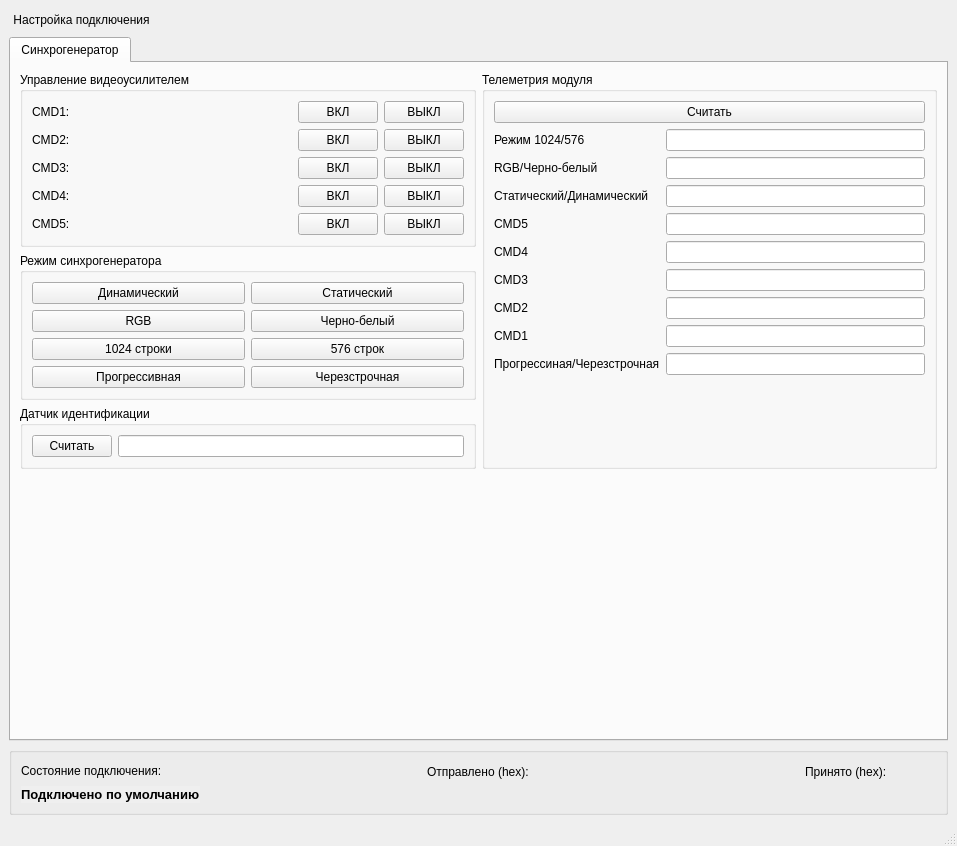
<?xml version="1.0" encoding="UTF-8"?>
<ui version="4.0">
 <class>MainWindow</class>
 <widget class="QMainWindow" name="MainWindow">
  <property name="geometry">
   <rect>
    <x>0</x>
    <y>0</y>
    <width>957</width>
    <height>846</height>
   </rect>
  </property>
  <property name="windowTitle">
   <string>MainWindow</string>
  </property>
  <widget class="QWidget" name="centralwidget">
   <layout class="QGridLayout" name="gridLayout_3">
    <item row="0" column="0">
     <layout class="QVBoxLayout" name="verticalLayout_4">
      <item>
       <layout class="QHBoxLayout" name="horizontalLayout">
        <item>
         <widget class="QPushButton" name="UdpSetting">
          <property name="text">
           <string>Настройка подключения</string>
          </property>
          <property name="flat">
           <bool>true</bool>
          </property>
         </widget>
        </item>
        <item>
         <spacer name="horizontalSpacer">
          <property name="orientation">
           <enum>Qt::Horizontal</enum>
          </property>
          <property name="sizeHint" stdset="0">
           <size>
            <width>658</width>
            <height>20</height>
           </size>
          </property>
         </spacer>
        </item>
       </layout>
      </item>
      <item>
       <widget class="QTabWidget" name="tabWidget">
        <property name="enabled">
         <bool>true</bool>
        </property>
        <property name="currentIndex">
         <number>0</number>
        </property>
        <property name="usesScrollButtons">
         <bool>true</bool>
        </property>
        <property name="documentMode">
         <bool>false</bool>
        </property>
        <property name="tabsClosable">
         <bool>false</bool>
        </property>
        <property name="tabBarAutoHide">
         <bool>false</bool>
        </property>
        <widget class="QWidget" name="tab">
         <attribute name="title">
          <string>Синхрогенератор</string>
         </attribute>
         <layout class="QGridLayout" name="gridLayout_10">
          <item row="1" column="0">
           <spacer name="verticalSpacer">
            <property name="orientation">
             <enum>Qt::Vertical</enum>
            </property>
            <property name="sizeHint" stdset="0">
             <size>
              <width>20</width>
              <height>40</height>
             </size>
            </property>
           </spacer>
          </item>
          <item row="0" column="0">
           <layout class="QGridLayout" name="gridLayout_9">
            <item row="0" column="0">
             <widget class="QGroupBox" name="groupBox_2">
              <property name="title">
               <string>Управление видеоусилителем</string>
              </property>
              <layout class="QGridLayout" name="gridLayout_4">
               <item row="0" column="0">
                <layout class="QVBoxLayout" name="verticalLayout_5">
                 <item>
                  <layout class="QHBoxLayout" name="horizontalLayout_8">
                   <item>
                    <widget class="QLabel" name="label_4">
                     <property name="text">
                      <string>CMD1:</string>
                     </property>
                    </widget>
                   </item>
                   <item>
                    <spacer name="horizontalSpacer_8">
                     <property name="orientation">
                      <enum>Qt::Horizontal</enum>
                     </property>
                     <property name="sizeHint" stdset="0">
                      <size>
                       <width>40</width>
                       <height>20</height>
                      </size>
                     </property>
                    </spacer>
                   </item>
                   <item>
                    <widget class="QPushButton" name="cmd1_on">
                     <property name="text">
                      <string>ВКЛ</string>
                     </property>
                    </widget>
                   </item>
                   <item>
                    <widget class="QPushButton" name="cmd1_off">
                     <property name="text">
                      <string>ВЫКЛ</string>
                     </property>
                    </widget>
                   </item>
                  </layout>
                 </item>
                 <item>
                  <layout class="QHBoxLayout" name="horizontalLayout_7">
                   <item>
                    <widget class="QLabel" name="label_5">
                     <property name="text">
                      <string>CMD2:</string>
                     </property>
                    </widget>
                   </item>
                   <item>
                    <spacer name="horizontalSpacer_10">
                     <property name="orientation">
                      <enum>Qt::Horizontal</enum>
                     </property>
                     <property name="sizeHint" stdset="0">
                      <size>
                       <width>40</width>
                       <height>20</height>
                      </size>
                     </property>
                    </spacer>
                   </item>
                   <item>
                    <widget class="QPushButton" name="cmd2_on">
                     <property name="text">
                      <string>ВКЛ</string>
                     </property>
                    </widget>
                   </item>
                   <item>
                    <widget class="QPushButton" name="cmd2_off">
                     <property name="text">
                      <string>ВЫКЛ</string>
                     </property>
                    </widget>
                   </item>
                  </layout>
                 </item>
                 <item>
                  <layout class="QHBoxLayout" name="horizontalLayout_6">
                   <item>
                    <widget class="QLabel" name="label_6">
                     <property name="text">
                      <string>CMD3:</string>
                     </property>
                    </widget>
                   </item>
                   <item>
                    <spacer name="horizontalSpacer_9">
                     <property name="orientation">
                      <enum>Qt::Horizontal</enum>
                     </property>
                     <property name="sizeHint" stdset="0">
                      <size>
                       <width>40</width>
                       <height>20</height>
                      </size>
                     </property>
                    </spacer>
                   </item>
                   <item>
                    <widget class="QPushButton" name="cmd3_on">
                     <property name="text">
                      <string>ВКЛ</string>
                     </property>
                    </widget>
                   </item>
                   <item>
                    <widget class="QPushButton" name="cmd3_off">
                     <property name="text">
                      <string>ВЫКЛ</string>
                     </property>
                    </widget>
                   </item>
                  </layout>
                 </item>
                 <item>
                  <layout class="QHBoxLayout" name="horizontalLayout_5">
                   <item>
                    <widget class="QLabel" name="label_7">
                     <property name="text">
                      <string>CMD4:</string>
                     </property>
                    </widget>
                   </item>
                   <item>
                    <spacer name="horizontalSpacer_11">
                     <property name="orientation">
                      <enum>Qt::Horizontal</enum>
                     </property>
                     <property name="sizeHint" stdset="0">
                      <size>
                       <width>40</width>
                       <height>20</height>
                      </size>
                     </property>
                    </spacer>
                   </item>
                   <item>
                    <widget class="QPushButton" name="cmd4_on">
                     <property name="text">
                      <string>ВКЛ</string>
                     </property>
                    </widget>
                   </item>
                   <item>
                    <widget class="QPushButton" name="cmd4_off">
                     <property name="text">
                      <string>ВЫКЛ</string>
                     </property>
                    </widget>
                   </item>
                  </layout>
                 </item>
                 <item>
                  <layout class="QHBoxLayout" name="horizontalLayout_4">
                   <item>
                    <widget class="QLabel" name="label_8">
                     <property name="text">
                      <string>CMD5:</string>
                     </property>
                    </widget>
                   </item>
                   <item>
                    <spacer name="horizontalSpacer_12">
                     <property name="orientation">
                      <enum>Qt::Horizontal</enum>
                     </property>
                     <property name="sizeHint" stdset="0">
                      <size>
                       <width>40</width>
                       <height>20</height>
                      </size>
                     </property>
                    </spacer>
                   </item>
                   <item>
                    <widget class="QPushButton" name="cmd5_on">
                     <property name="text">
                      <string>ВКЛ</string>
                     </property>
                    </widget>
                   </item>
                   <item>
                    <widget class="QPushButton" name="cmd5_off">
                     <property name="text">
                      <string>ВЫКЛ</string>
                     </property>
                    </widget>
                   </item>
                  </layout>
                 </item>
                </layout>
               </item>
              </layout>
             </widget>
            </item>
            <item row="1" column="0">
             <widget class="QGroupBox" name="groupBox_3">
              <property name="title">
               <string>Режим синхрогенератора</string>
              </property>
              <layout class="QGridLayout" name="gridLayout_6">
               <item row="0" column="0">
                <layout class="QGridLayout" name="gridLayout_5">
                 <item row="0" column="0">
                  <widget class="QPushButton" name="sync_dynamic">
                   <property name="text">
                    <string>Динамический</string>
                   </property>
                  </widget>
                 </item>
                 <item row="0" column="1">
                  <widget class="QPushButton" name="sync_static">
                   <property name="text">
                    <string>Статический</string>
                   </property>
                  </widget>
                 </item>
                 <item row="1" column="0">
                  <widget class="QPushButton" name="sync_rgb">
                   <property name="text">
                    <string>RGB</string>
                   </property>
                  </widget>
                 </item>
                 <item row="1" column="1">
                  <widget class="QPushButton" name="sync_BandW">
                   <property name="text">
                    <string>Черно-белый</string>
                   </property>
                  </widget>
                 </item>
                 <item row="2" column="0">
                  <widget class="QPushButton" name="sync_1024str">
                   <property name="text">
                    <string>1024 строки</string>
                   </property>
                  </widget>
                 </item>
                 <item row="2" column="1">
                  <widget class="QPushButton" name="sync_576str">
                   <property name="text">
                    <string>576 строк</string>
                   </property>
                  </widget>
                 </item>
                 <item row="3" column="0">
                  <widget class="QPushButton" name="sync_progressive">
                   <property name="text">
                    <string>Прогрессивная</string>
                   </property>
                  </widget>
                 </item>
                 <item row="3" column="1">
                  <widget class="QPushButton" name="sync_interlaced">
                   <property name="text">
                    <string>Черезстрочная</string>
                   </property>
                  </widget>
                 </item>
                </layout>
               </item>
              </layout>
             </widget>
            </item>
            <item row="2" column="0">
             <widget class="QGroupBox" name="groupBox_4">
              <property name="title">
               <string>Датчик идентификации</string>
              </property>
              <layout class="QGridLayout" name="gridLayout_7">
               <item row="0" column="0">
                <layout class="QHBoxLayout" name="horizontalLayout_9">
                 <item>
                  <widget class="QPushButton" name="identification">
                   <property name="text">
                    <string>Считать</string>
                   </property>
                  </widget>
                 </item>
                 <item>
                  <widget class="QLineEdit" name="lineEdit">
                   <property name="dragEnabled">
                    <bool>false</bool>
                   </property>
                   <property name="readOnly">
                    <bool>true</bool>
                   </property>
                  </widget>
                 </item>
                </layout>
               </item>
              </layout>
             </widget>
            </item>
            <item row="0" column="1" rowspan="3">
             <widget class="QGroupBox" name="groupBox_5">
              <property name="title">
               <string>Телеметрия модуля</string>
              </property>
              <layout class="QGridLayout" name="gridLayout_8">
               <item row="0" column="0">
                <layout class="QVBoxLayout" name="verticalLayout_8">
                 <item>
                  <widget class="QPushButton" name="telemetry">
                   <property name="text">
                    <string>Считать</string>
                   </property>
                  </widget>
                 </item>
                 <item>
                  <layout class="QHBoxLayout" name="horizontalLayout_10">
                   <item>
                    <layout class="QVBoxLayout" name="verticalLayout_7">
                     <item>
                      <widget class="QLabel" name="label_9">
                       <property name="text">
                        <string>Режим 1024/576</string>
                       </property>
                      </widget>
                     </item>
                     <item>
                      <widget class="QLabel" name="label_10">
                       <property name="text">
                        <string>RGB/Черно-белый</string>
                       </property>
                      </widget>
                     </item>
                     <item>
                      <widget class="QLabel" name="label_11">
                       <property name="text">
                        <string>Статический/Динамический</string>
                       </property>
                      </widget>
                     </item>
                     <item>
                      <widget class="QLabel" name="label_12">
                       <property name="text">
                        <string>CMD5</string>
                       </property>
                      </widget>
                     </item>
                     <item>
                      <widget class="QLabel" name="label_13">
                       <property name="text">
                        <string>CMD4</string>
                       </property>
                      </widget>
                     </item>
                     <item>
                      <widget class="QLabel" name="label_14">
                       <property name="text">
                        <string>CMD3</string>
                       </property>
                      </widget>
                     </item>
                     <item>
                      <widget class="QLabel" name="label_15">
                       <property name="text">
                        <string>CMD2</string>
                       </property>
                      </widget>
                     </item>
                     <item>
                      <widget class="QLabel" name="label_16">
                       <property name="text">
                        <string>CMD1</string>
                       </property>
                      </widget>
                     </item>
                     <item>
                      <widget class="QLabel" name="label_17">
                       <property name="text">
                        <string>Прогрессиная/Черезстрочная</string>
                       </property>
                      </widget>
                     </item>
                    </layout>
                   </item>
                   <item>
                    <layout class="QVBoxLayout" name="verticalLayout_6">
                     <item>
                      <widget class="QLineEdit" name="lineEdit_2">
                       <property name="readOnly">
                        <bool>true</bool>
                       </property>
                      </widget>
                     </item>
                     <item>
                      <widget class="QLineEdit" name="lineEdit_3">
                       <property name="readOnly">
                        <bool>true</bool>
                       </property>
                      </widget>
                     </item>
                     <item>
                      <widget class="QLineEdit" name="lineEdit_4">
                       <property name="readOnly">
                        <bool>true</bool>
                       </property>
                      </widget>
                     </item>
                     <item>
                      <widget class="QLineEdit" name="lineEdit_5">
                       <property name="readOnly">
                        <bool>true</bool>
                       </property>
                      </widget>
                     </item>
                     <item>
                      <widget class="QLineEdit" name="lineEdit_6">
                       <property name="readOnly">
                        <bool>true</bool>
                       </property>
                      </widget>
                     </item>
                     <item>
                      <widget class="QLineEdit" name="lineEdit_7">
                       <property name="readOnly">
                        <bool>true</bool>
                       </property>
                      </widget>
                     </item>
                     <item>
                      <widget class="QLineEdit" name="lineEdit_8">
                       <property name="readOnly">
                        <bool>true</bool>
                       </property>
                      </widget>
                     </item>
                     <item>
                      <widget class="QLineEdit" name="lineEdit_9">
                       <property name="readOnly">
                        <bool>true</bool>
                       </property>
                      </widget>
                     </item>
                     <item>
                      <widget class="QLineEdit" name="lineEdit_10">
                       <property name="readOnly">
                        <bool>true</bool>
                       </property>
                      </widget>
                     </item>
                    </layout>
                   </item>
                  </layout>
                 </item>
                 <item>
                  <spacer name="verticalSpacer_2">
                   <property name="orientation">
                    <enum>Qt::Vertical</enum>
                   </property>
                   <property name="sizeHint" stdset="0">
                    <size>
                     <width>20</width>
                     <height>40</height>
                    </size>
                   </property>
                  </spacer>
                 </item>
                </layout>
               </item>
              </layout>
             </widget>
            </item>
           </layout>
          </item>
         </layout>
        </widget>
       </widget>
      </item>
      <item>
       <widget class="QGroupBox" name="groupBox">
        <property name="title">
         <string/>
        </property>
        <layout class="QGridLayout" name="gridLayout_2">
         <item row="0" column="0">
          <layout class="QGridLayout" name="gridLayout">
           <item row="0" column="0">
            <layout class="QVBoxLayout" name="verticalLayout_3">
             <item>
              <widget class="QLabel" name="label">
               <property name="text">
                <string>Состояние подключения:</string>
               </property>
              </widget>
             </item>
             <item>
              <widget class="QLabel" name="connection_status">
               <property name="font">
                <font>
                 <pointsize>10</pointsize>
                 <weight>75</weight>
                 <bold>true</bold>
                </font>
               </property>
               <property name="autoFillBackground">
                <bool>true</bool>
               </property>
               <property name="frameShadow">
                <enum>QFrame::Plain</enum>
               </property>
               <property name="text">
                <string>Подключено по умолчанию</string>
               </property>
              </widget>
             </item>
            </layout>
           </item>
           <item row="0" column="1">
            <spacer name="horizontalSpacer_7">
             <property name="orientation">
              <enum>Qt::Horizontal</enum>
             </property>
             <property name="sizeHint" stdset="0">
              <size>
               <width>40</width>
               <height>20</height>
              </size>
             </property>
            </spacer>
           </item>
           <item row="0" column="2">
            <layout class="QVBoxLayout" name="verticalLayout_2">
             <item>
              <layout class="QHBoxLayout" name="horizontalLayout_3">
               <item>
                <spacer name="horizontalSpacer_5">
                 <property name="orientation">
                  <enum>Qt::Horizontal</enum>
                 </property>
                 <property name="sizeHint" stdset="0">
                  <size>
                   <width>40</width>
                   <height>20</height>
                  </size>
                 </property>
                </spacer>
               </item>
               <item>
                <widget class="QLabel" name="label_2">
                 <property name="text">
                  <string>Отправлено (hex):</string>
                 </property>
                </widget>
               </item>
               <item>
                <spacer name="horizontalSpacer_4">
                 <property name="orientation">
                  <enum>Qt::Horizontal</enum>
                 </property>
                 <property name="sizeHint" stdset="0">
                  <size>
                   <width>40</width>
                   <height>20</height>
                  </size>
                 </property>
                </spacer>
               </item>
              </layout>
             </item>
             <item>
              <widget class="QLabel" name="send_status">
               <property name="font">
                <font>
                 <pointsize>10</pointsize>
                 <weight>75</weight>
                 <bold>true</bold>
                 <stylestrategy>PreferDefault</stylestrategy>
                 <kerning>true</kerning>
                </font>
               </property>
               <property name="mouseTracking">
                <bool>false</bool>
               </property>
               <property name="inputMethodHints">
                <set>Qt::ImhNone</set>
               </property>
               <property name="text">
                <string/>
               </property>
               <property name="alignment">
                <set>Qt::AlignCenter</set>
               </property>
              </widget>
             </item>
            </layout>
           </item>
           <item row="0" column="3">
            <spacer name="horizontalSpacer_6">
             <property name="orientation">
              <enum>Qt::Horizontal</enum>
             </property>
             <property name="sizeHint" stdset="0">
              <size>
               <width>40</width>
               <height>20</height>
              </size>
             </property>
            </spacer>
           </item>
           <item row="0" column="4">
            <layout class="QVBoxLayout" name="verticalLayout">
             <item>
              <layout class="QHBoxLayout" name="horizontalLayout_2">
               <item>
                <spacer name="horizontalSpacer_2">
                 <property name="orientation">
                  <enum>Qt::Horizontal</enum>
                 </property>
                 <property name="sizeHint" stdset="0">
                  <size>
                   <width>40</width>
                   <height>20</height>
                  </size>
                 </property>
                </spacer>
               </item>
               <item>
                <widget class="QLabel" name="label_3">
                 <property name="text">
                  <string>Принято (hex):</string>
                 </property>
                </widget>
               </item>
               <item>
                <spacer name="horizontalSpacer_3">
                 <property name="orientation">
                  <enum>Qt::Horizontal</enum>
                 </property>
                 <property name="sizeHint" stdset="0">
                  <size>
                   <width>40</width>
                   <height>20</height>
                  </size>
                 </property>
                </spacer>
               </item>
              </layout>
             </item>
             <item>
              <widget class="QLabel" name="rec_status">
               <property name="font">
                <font>
                 <pointsize>10</pointsize>
                 <weight>75</weight>
                 <bold>true</bold>
                </font>
               </property>
               <property name="mouseTracking">
                <bool>false</bool>
               </property>
               <property name="tabletTracking">
                <bool>false</bool>
               </property>
               <property name="focusPolicy">
                <enum>Qt::NoFocus</enum>
               </property>
               <property name="acceptDrops">
                <bool>false</bool>
               </property>
               <property name="layoutDirection">
                <enum>Qt::RightToLeft</enum>
               </property>
               <property name="text">
                <string/>
               </property>
               <property name="scaledContents">
                <bool>false</bool>
               </property>
               <property name="alignment">
                <set>Qt::AlignCenter</set>
               </property>
               <property name="wordWrap">
                <bool>false</bool>
               </property>
               <property name="margin">
                <number>0</number>
               </property>
               <property name="indent">
                <number>0</number>
               </property>
               <property name="openExternalLinks">
                <bool>false</bool>
               </property>
              </widget>
             </item>
            </layout>
           </item>
          </layout>
         </item>
        </layout>
       </widget>
      </item>
     </layout>
    </item>
   </layout>
  </widget>
  <widget class="QMenuBar" name="menubar">
   <property name="geometry">
    <rect>
     <x>0</x>
     <y>0</y>
     <width>957</width>
     <height>21</height>
    </rect>
   </property>
  </widget>
  <widget class="QStatusBar" name="statusbar"/>
 </widget>
 <resources/>
 <connections/>
</ui>
